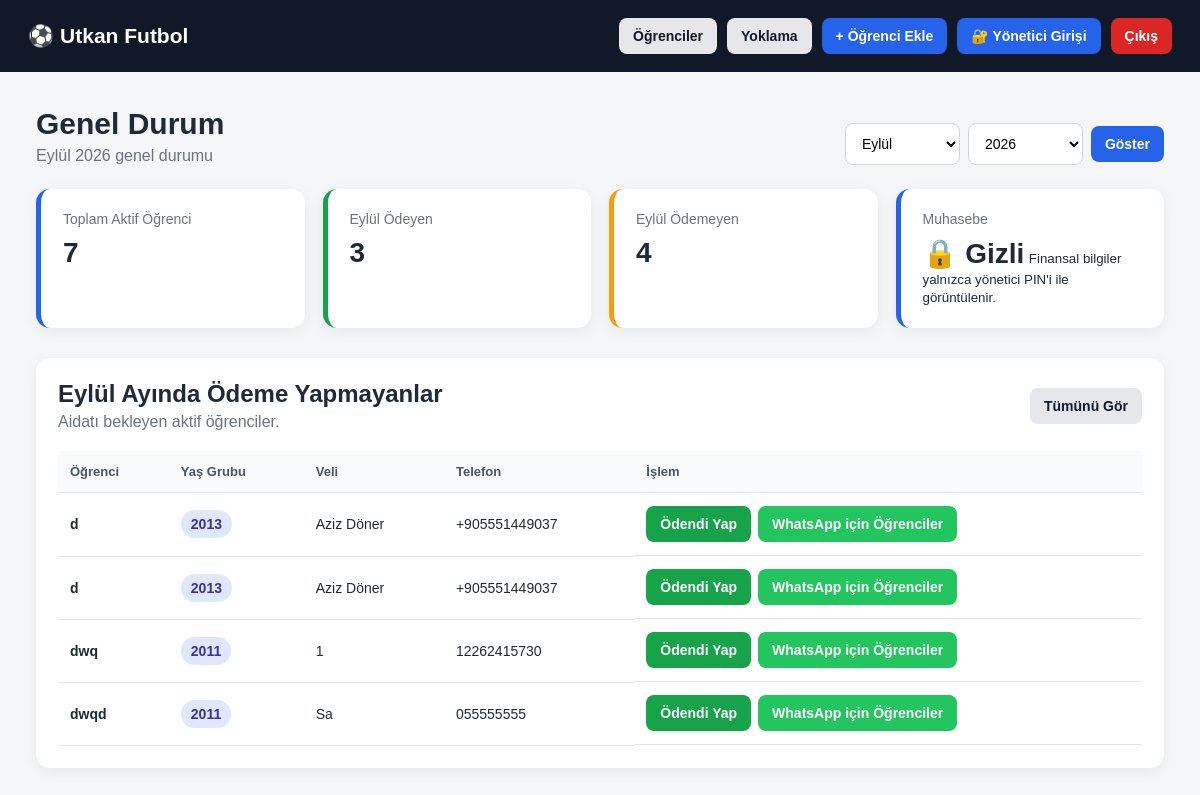
Screenshot of /dashboard (signed in) with the database file from the repository.
### tables this page shows
CREATE TABLE schools (
            id INTEGER PRIMARY KEY AUTOINCREMENT,
            name TEXT NOT NULL,
            username TEXT NOT NULL UNIQUE,
            password_hash TEXT NOT NULL,
            active INTEGER DEFAULT 1,
            created_at TEXT
        , finance_privacy_enabled INTEGER DEFAULT 0, finance_pin_hash TEXT);

CREATE TABLE students (
            id INTEGER PRIMARY KEY AUTOINCREMENT,
            school_id INTEGER NOT NULL,
            name TEXT NOT NULL,
            birth_year INTEGER NOT NULL,
            parent_name TEXT,
            phone TEXT,
            monthly_fee REAL DEFAULT 0,
            active INTEGER DEFAULT 1,
            notes TEXT,
            created_at TEXT, class_group TEXT,
            FOREIGN KEY (school_id)
                REFERENCES schools(id)
                ON DELETE CASCADE
        );

### app.py (the view)
@app.route("/dashboard")
def dashboard():
    if not school_logged_in():
        return redirect(url_for("login"))
    school_id = session["school_id"]
    year, month = get_selected_period()
    conn = get_db()
    total_students = conn.execute("""
        SELECT COUNT(*)
        FROM students
        WHERE school_id = ?
        AND active = 1
    """, (school_id,)).fetchone()[0]
    paid_students = conn.execute("""
        SELECT COUNT(*)
        FROM students s
        JOIN payments p
            ON p.student_id = s.id
        WHERE s.school_id = ?
        AND s.active = 1
        AND p.year = ?
        AND p.month = ?
        AND p.paid = 1
    """, (
        school_id,
        year,
        month
    )).fetchone()[0]
    unpaid_students = (
        total_students - paid_students
    )
    expected_income = conn.execute("""
        SELECT COALESCE(SUM(monthly_fee), 0)
        FROM students
        WHERE school_id = ?
        AND active = 1
    """, (school_id,)).fetchone()[0]
    total_income = conn.execute("""
        SELECT COALESCE(SUM(p.amount), 0)
        FROM payments p
        JOIN students s
            ON s.id = p.student_id
        WHERE s.school_id = ?
        AND p.year = ?
        AND p.month = ?
        AND p.paid = 1
    """, (
        school_id,
        year,
        month
    )).fetchone()[0]
    remaining_income = (
        expected_income - total_income
    )
    total_expenses = conn.execute("""
        SELECT COALESCE(SUM(amount), 0)
        FROM expenses
        WHERE school_id = ?
        AND CAST(strftime('%Y', expense_date) AS INTEGER) = ?
        AND CAST(strftime('%m', expense_date) AS INTEGER) = ?
    """, (
        school_id,
        year,
        month
    )).fetchone()[0]
    net_cash = total_income - total_expenses
    unpaid_list = conn.execute("""
        SELECT
            s.*,
            COALESCE(p.paid, 0) AS paid
        FROM students s
        LEFT JOIN payments p
            ON p.student_id = s.id
            AND p.year = ?
            AND p.month = ?
        WHERE s.school_id = ?
        AND s.active = 1
        AND COALESCE(p.paid, 0) = 0
        ORDER BY
            s.birth_year DESC,
            s.name ASC
    """, (
        year,
        month,
        school_id
    )).fetchall()
    conn.close()
    return render_template(
        "dashboard.html",
        total_students=total_students,
        paid_students=paid_students,
        unpaid_students=unpaid_students,
        expected_income=expected_income,
        total_income=total_income,
        remaining_income=remaining_income,
        total_expenses=total_expenses,
        net_cash=net_cash,
        unpaid_list=unpaid_list,
        selected_year=year,
        selected_month=month,
        month_name=MONTH_NAMES[month],
        months=MONTH_NAMES,
        finance_privacy_enabled=finance_is_required(school_id),
        finance_visible=finance_can_view(school_id)
    )

### app.py (called while the page is built)
def get_db():
    conn = sqlite3.connect(DB_NAME)
    conn.row_factory = sqlite3.Row
    conn.execute("PRAGMA foreign_keys = ON")
    return conn

def school_logged_in():
    return (
        session.get("logged_in")
        and session.get("role") == "school"
        and session.get("school_id")
    )

def get_school_finance_settings(school_id):
    conn = get_db()
    row = conn.execute("""
        SELECT
            finance_privacy_enabled,
            finance_pin_hash
        FROM schools
        WHERE id = ?
    """, (school_id,)).fetchone()
    conn.close()
    return row

def finance_is_required(school_id):
    settings = get_school_finance_settings(school_id)
    return bool(
        settings
        and settings["finance_privacy_enabled"]
    )

def finance_is_unlocked():
    return (
        session.get("finance_unlocked") is True
        and session.get("finance_unlocked_school_id")
        == session.get("school_id")
    )

def finance_can_view(school_id):
    return (
        not finance_is_required(school_id)
        or finance_is_unlocked()
    )

def get_selected_period():
    now = datetime.now()
    try:
        year = int(request.args.get("year", now.year))
    except:
        year = now.year
    try:
        month = int(request.args.get("month", now.month))
    except:
        month = now.month
    if month < 1 or month > 12:
        month = now.month
    return year, month

### templates/dashboard.html (shortened to what this page needs)
<!DOCTYPE html>
<html lang="tr">
<head>
    <link rel="stylesheet" href="{{ url_for('static', filename='style.css') }}">
</head>
<body>
<header class="topbar">
    <div>
        <h2>⚽ {{ session.school_name or "Futbol Okulu Paneli" }}</h2>
    </div>
    <div class="top-actions">
        <a href="{{ url_for('students', year=selected_year, month=selected_month) }}" class="btn">
            Öğrenciler
        </a>
        <a href="{{ url_for('attendance') }}" class="btn">
            Yoklama
        </a>
        <a href="{{ url_for('add_student') }}" class="btn primary">
            + Öğrenci Ekle
        </a>
        {% if finance_privacy_enabled %}
            {% if finance_visible %}
            <form method="POST" action="{{ url_for('finance_lock') }}" style="display:inline;">
                <button type="submit" class="btn">🔒 Muhasebeyi Kilitle</button>
            </form>
            {% else %}
            <a href="{{ url_for('finance_unlock') }}" class="btn primary">
                🔐 Yönetici Girişi
            </a>
            {% endif %}
        {% endif %}
        <a href="{{ url_for('logout') }}" class="btn danger">
            Çıkış
        </a>
    </div>
</header>
<main class="container">
    <div class="dashboard-heading">
        <div>
            <h1>Genel Durum</h1>
            <p>{{ month_name }} {{ selected_year }} genel durumu</p>
        </div>
        <form method="GET" class="compact-period-form">
            <select name="month">
                {% for number, name in months.items() %}
                    <option value="{{ number }}" {% if number == selected_month %}selected{% endif %}>
                        {{ name }}
                    </option>
                {% endfor %}
            </select>
            <select name="year">
                {% for year in range(selected_year - 2, selected_year + 3) %}
                    <option value="{{ year }}" {% if year == selected_year %}selected{% endif %}>
                        {{ year }}
                    </option>
                {% endfor %}
            </select>
            <button type="submit" class="btn primary">Göster</button>
        </form>
    </div>
    <section class="stats-grid">
        <div class="stat-card">
            <span>Toplam Aktif Öğrenci</span>
            <strong>{{ total_students }}</strong>
        </div>
        <div class="stat-card success-card">
            <span>{{ month_name }} Ödeyen</span>
            <strong>{{ paid_students }}</strong>
        </div>
        <div class="stat-card warning-card">
            <span>{{ month_name }} Ödemeyen</span>
            <strong>{{ unpaid_students }}</strong>
        </div>
        {% if finance_visible %}
        <div class="stat-card money-card tahsilat-card">
            <span>Net Kasa</span>
            <strong>{{ "%.2f"|format(net_cash) }} TL</strong>
            <small>Tahsilat: {{ "%.2f"|format(total_income) }} TL</small>
            <small>Gider: {{ "%.2f"|format(total_expenses) }} TL</small>
        </div>
        {% else %}
        <div class="stat-card">
            <span>Muhasebe</span>
            <strong>🔒 Gizli</strong>
            <small>Finansal bilgiler yalnızca yönetici PIN'i ile görüntülenir.</small>
        </div>
        {% endif %}
    </section>
    <section class="panel-section">
        <div class="section-header">
            <div>
                <h2>{{ month_name }} Ayında Ödeme Yapmayanlar</h2>
                <p>Aidatı bekleyen aktif öğrenciler.</p>
            </div>
            <a href="{{ url_for('students', payment='unpaid', year=selected_year, month=selected_month) }}" class="btn">
                Tümünü Gör
            </a>
        </div>
        {% if unpaid_list %}
        <div class="table-wrapper">
            <table>
                <thead>
                    <tr>
                        <th>Öğrenci</th>
                        <th>Yaş Grubu</th>
                        <th>Veli</th>
                        <th>Telefon</th>
                        <th>İşlem</th>
                    </tr>
                </thead>
                <tbody>
                {% for student in unpaid_list %}
                    <tr>
                        <td><strong>{{ student.name }}</strong></td>
                        <td><span class="badge">{{ student.birth_year }}</span></td>
                        <td>{{ student.parent_name or "-" }}</td>
                        <td>{{ student.phone or "-" }}</td>
                        <td class="actions">
                            <form method="POST" action="{{ url_for('toggle_payment', student_id=student.id) }}">
                                <button type="submit" class="btn success">Ödendi Yap</button>
                            </form>
                            {% if student.phone %}
                            <a
                                class="btn whatsapp"
                                target="_blank"
                                href="{{ url_for('students', search=student.name, year=selected_year, month=selected_month) }}"
                            >
                                WhatsApp için Öğrenciler
                            </a>
                            {% endif %}
                        </td>
                    </tr>
                {% endfor %}
                </tbody>
            </table>
        </div>
        {% else %}
        <div class="empty-state">
            🎉 {{ month_name }} ayında ödeme bekleyen öğrenci bulunmuyor.
        </div>
        {% endif %}
    </section>
</main>
</body>
</html>

### static/style.css (style rules this page uses)
* { box-sizing: border-box; margin: 0; padding: 0; }
body { font-family: Arial, Helvetica, sans-serif; background: #f4f6f8; color: #1f2937; }
a { text-decoration: none; }
.topbar { background: #111827; color: white; padding: 18px 28px; display: flex; align-items: center; justify-content: space-between; gap: 20px; flex-wrap: wrap; }
.topbar h2 { font-size: 21px; }
.top-actions { display: flex; gap: 10px; flex-wrap: wrap; }
.container { width: min(1200px, 94%); margin: 35px auto; }
.btn { border: none; cursor: pointer; display: inline-flex; align-items: center; justify-content: center; padding: 10px 14px; border-radius: 8px; background: #e5e7eb; color: #111827; font-size: 14px; font-weight: 600; transition: 0.2s; }
.btn.primary { background: #2563eb; color: white; }
.btn.success { background: #16a34a; color: white; }
.btn.danger { background: #dc2626; color: white; }
.btn.whatsapp { background: #22c55e; color: white; }
.stats-grid { display: grid; grid-template-columns: repeat(4, 1fr); gap: 18px; margin-bottom: 30px; }
.stat-card { background: white; padding: 22px; border-radius: 14px; box-shadow: 0 4px 15px rgba(0, 0, 0, 0.06); border-left: 5px solid #2563eb; }
.stat-card span { color: #6b7280; display: block; margin-bottom: 10px; font-size: 14px; }
.stat-card strong { font-size: 28px; }
.success-card { border-left-color: #16a34a; }
.warning-card { border-left-color: #f59e0b; }
.panel-section { background: white; border-radius: 14px; padding: 22px; box-shadow: 0 4px 15px rgba(0, 0, 0, 0.06); }
.section-header { display: flex; justify-content: space-between; align-items: center; gap: 15px; margin-bottom: 20px; }
.section-header h2 { margin-bottom: 5px; }
.section-header p { color: #6b7280; }
.table-wrapper { overflow-x: auto; }
table { width: 100%; border-collapse: collapse; }
th, td { padding: 13px 12px; border-bottom: 1px solid #e5e7eb; text-align: left; white-space: nowrap; }
th { background: #f9fafb; font-size: 13px; color: #4b5563; }
td { font-size: 14px; }
.actions { display: flex; gap: 7px; flex-wrap: wrap; }
.actions form { display: inline; }
input, select, textarea { width: 100%; padding: 11px 12px; border: 1px solid #d1d5db; border-radius: 8px; outline: none; font-size: 14px; background: white; }
.badge { background: #e0e7ff; color: #3730a3; padding: 6px 10px; border-radius: 20px; font-weight: 700; }
.dashboard-heading { display: flex; justify-content: space-between; align-items: flex-end; gap: 20px; margin-bottom: 24px; }
.dashboard-heading h1 { font-size: 30px; margin-bottom: 6px; }
.dashboard-heading p { color: #6b7280; }
.compact-period-form { display: flex; gap: 8px; align-items: center; }
.compact-period-form select { width: auto; min-width: 115px; }

### rows the page displays
schools: name "Utkan Futbol"
students: name "d", birth_year "2013", parent_name "Aziz Döner", phone "+905551449037"
students: name "d", birth_year "2013", parent_name "Aziz Döner", phone "+905551449037"
students: name "dwq", birth_year "2011", parent_name "1", phone "12262415730"
students: name "dwqd", birth_year "2011", parent_name "Sa", phone "055555555"

### other values shown
{{ month_name }} "Eylül"
{{ selected_year }} "2026"
{{ total_students }} "7"
{{ paid_students }} "3"
{{ unpaid_students }} "4"
form field month "Eylül"
form field year "2026"
